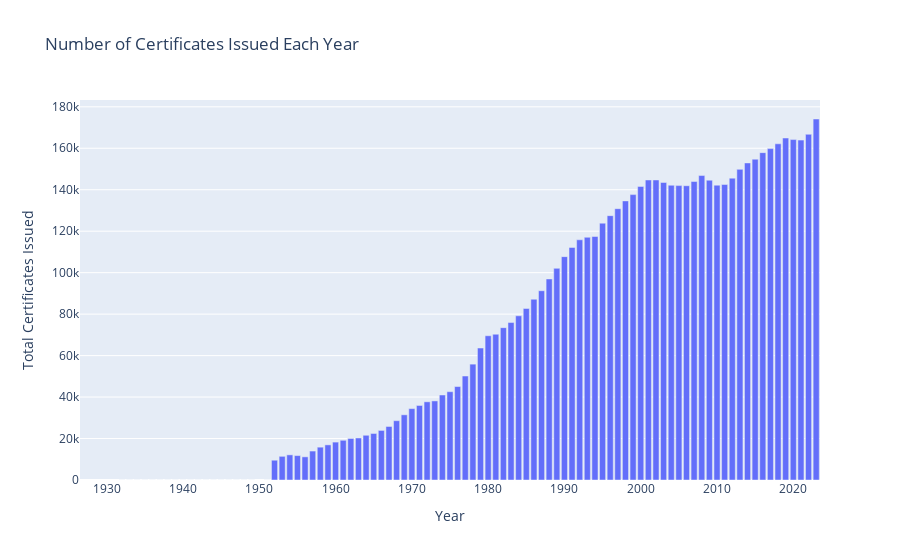

Source (notebook cell):
### Code cell
# Transform the certificates DataFrame to have 'Year' as a column
certificates_long = certificates.melt(var_name='Year', value_name='Total')

# Create a graph showing the number of certificates issued each year
fig = px.bar(certificates_long, x='Year', y='Total', title='Number of Certificates Issued Each Year')
fig.update_layout(xaxis_title='Year', yaxis_title='Total Certificates Issued')
fig.show()

### Figure 1 — Plotly figure (JSON) as saved in the notebook; plotly's stock layout.template omitted (floating-point values rounded to 4 significant figures)
{"data": [{"alignmentgroup": "True", "hovertemplate": "Year=%{x}<br>Total=%{y}<extra></extra>", "legendgroup": "", "marker": {"color": "#636efa", "pattern": {"shape": ""}}, "name": "", "offsetgroup": "", "orientation": "v", "showlegend": false, "textposition": "auto", "type": "bar", "x": [2023, 2022, 2021, 2020, 2019, 2018, 2017, 2016, 2015, 2014, 2013, 2012, 2011, 2010, 2009, 2008, 2007, 2006, 2005, 2004, 2003, 2002, 2001, 2000, 1999, 1998, 1997, 1996, 1995, 1994, 1993, 1992, 1991, 1990, 1989, 1988, 1987, 1986, 1985, 1984, 1983, 1982, 1981, 1980, 1979, 1978, 1977, 1976, 1975, 1974, 1973, 1972, 1971, 1970, 1969, 1968, 1967, 1966, 1965, 1964, 1963, 1962, 1961, 1960, 1959, 1958, 1957, 1956, 1955, 1954, 1953, 1952, 1951, 1950, 1949, 1948, 1947, 1946, 1945, 1944, 1943, 1942, 1941, 1940, 1939, 1938, 1937, 1936, 1935, 1934, 1933, 1932, 1931, 1930, 1929, 1928, 1927], "xaxis": "x", "y": [174113, 166738, 163934, 164193, 164947, 162145, 159825, 157894, 154730, 152933, 149824, 145590, 142511, 142198, 144600, 146838, 143953, 141935, 141992, 142160, 143504, 144708, 144702, 141596, 137642, 134612, 130858, 127486, 123877, 117434, 117070, 115855, 112167, 107732, 102087, 96968, 91287, 87186, 82740, 79192, 75938, 73471, 70311, 69569, 63652, 55881, 50149, 45072, 42592, 41002, 38139, 37714, 35949, 34430, 31442, 28607, 25817, 23917, 22440, 21572, 20269, 20032, 19155, 18279, 16950, 15840, 13964, 11173, 11774, 12129, 11419, 9545, 0, null, 0, 0, 0, 0, 0, 0, 0, 0, 0, 0, 0, 0, 0, 0, 0, 0, 0, 0, null, null, null, null, null], "yaxis": "y"}], "layout": {"barmode": "relative", "legend": {"tracegroupgap": 0}, "title": {"text": "Number of Certificates Issued Each Year"}, "xaxis": {"anchor": "y", "domain": [0, 1], "title": {"text": "Year"}}, "yaxis": {"anchor": "x", "domain": [0, 1], "title": {"text": "Total Certificates Issued"}}}}
